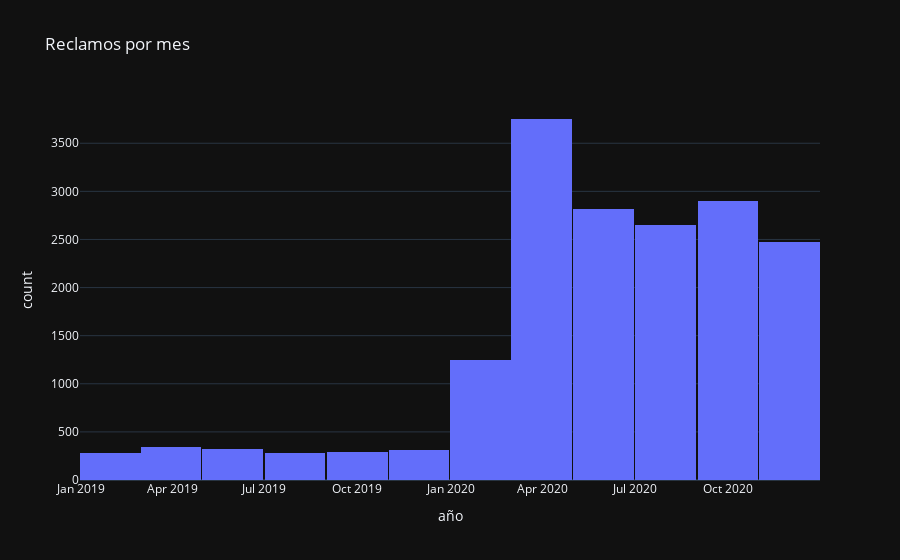

Notebook cell for this chart:
### Code cell
#Grafico distribucion de reclamos en el tiempo
fig_since_2020 = px.histogram(df2, x='fecha', template="plotly_dark",  title="Reclamos por mes", labels={'fecha':"año"}, nbins=12)
fig_since_2020.show()

### Figure 1 — Plotly figure (JSON) as saved in the notebook; plotly's stock layout.template omitted (floating-point values rounded to 4 significant figures; data arrays with more than 128 entries replaced by an {"elided": "..."} marker saying what was removed)
{"data": [{"alignmentgroup": "True", "bingroup": "x", "hovertemplate": "año=%{x}<br>count=%{y}<extra></extra>", "legendgroup": "", "marker": {"color": "#636efa", "pattern": {"shape": ""}}, "name": "", "nbinsx": 12, "offsetgroup": "", "orientation": "v", "showlegend": false, "type": "histogram", "x": {"elided": "17673 str values"}, "xaxis": "x", "yaxis": "y"}], "layout": {"barmode": "relative", "legend": {"tracegroupgap": 0}, "title": {"text": "Reclamos por mes"}, "xaxis": {"anchor": "y", "domain": [0, 1], "title": {"text": "año"}}, "yaxis": {"anchor": "x", "domain": [0, 1], "title": {"text": "count"}}}}
